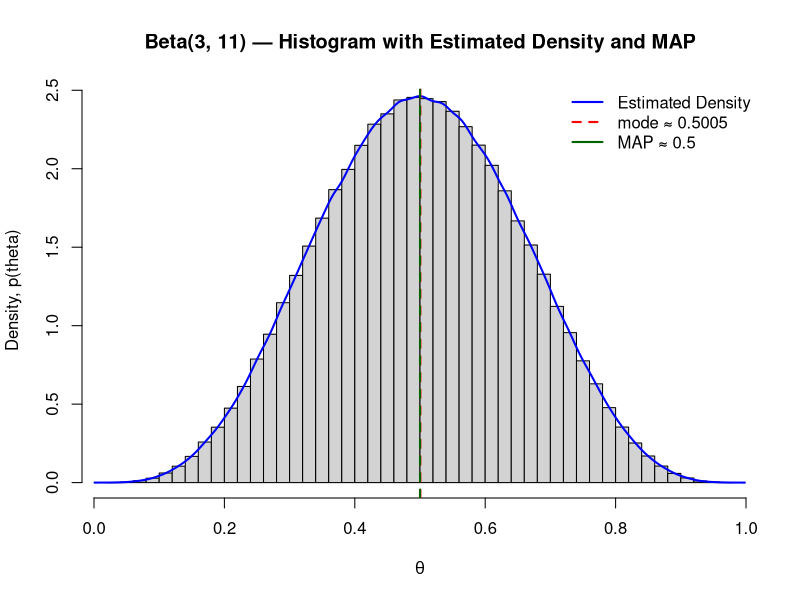

Write R code to recreate this figure.
# Observed data
y <- 7
n <- 10
theta_mle <- y / n

# from data
alpha <- 5
beta <- 5
map <- (alpha - 1) / (beta + alpha - 2)
# Generate samples
x <- rbeta(1000000, alpha, beta)

# Estimate density
d <- density(x)

# Find mode
mode_est <- d$x[which.max(d$y)]

# Plot histogram
hist(
  x,
  breaks = 50,
  freq = FALSE,
  col = "lightgray",
  main = "Beta(3, 11) — Histogram with Estimated Density and MAP",
  xlab = expression(theta),
  ylab = "Density, p(theta)"
)

# Overlay estimated density curve
lines(d, col = "blue", lwd = 2)

# Add vertical line for MAP (mode)
abline(v = mode_est, col = "red", lty = 2, lwd = 2)

abline(v = map, col = "darkgreen", lty = 2, lwd = 2)

# Add legend
legend(
  "topright",
  legend = c(
    "Estimated Density",
    paste("mode ≈", round(mode_est, 4)),
    paste("MAP ≈", round(map, 4))
  ),
  col = c("blue", "red", "darkgreen"),
  lty = c(1, 2),
  lwd = 2,
  bty = "n"
)
